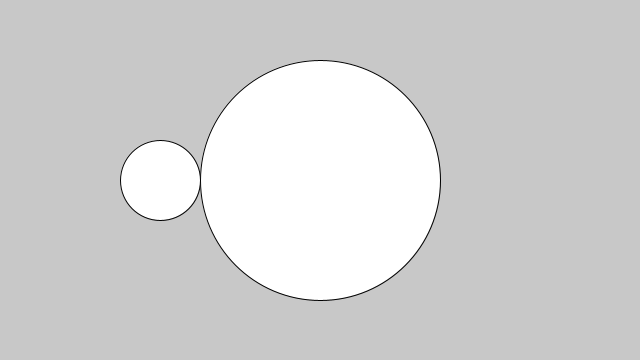
Frame 1 (no input)
Frame 60 (the mouse pressed at the canvas centre just before this capture): identical to frame 1, image omitted
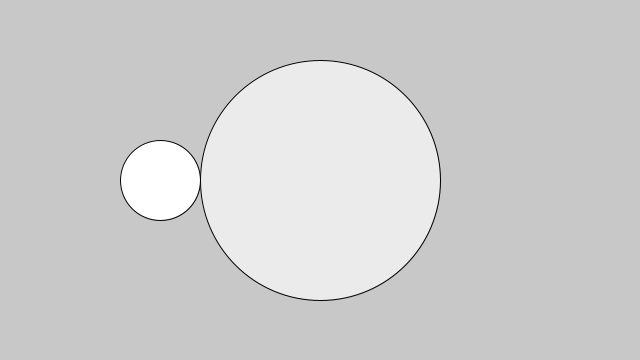
Frame 120 (the mouse held since frame 60 and released just before this capture)

The Processing sketch that drew these frames (run headless with seeded random() and noise(); from frame 60 on, the mouse is pressed at the canvas centre):

// Processing sketch: MultipleConstructors
// ── MultipleConstructors.pde
/**
 * Multiple constructors
 * 
 * A class can have multiple constructors that assign the fields in different ways. 
 * Sometimes it's beneficial to specify every aspect of an object's data by assigning 
 * parameters to the fields, but other times it might be appropriate to define only 
 * one or a few.
 */

Spot sp1, sp2;

void setup() {
  size(640, 360);
  background(204);
  //noLoop();
  // Run the constructor without parameters
  sp1 = new Spot();
  // Run the constructor with three parameters
  sp2 = new Spot(width*0.5, height*0.5, 120, 255);
}

void draw() {
  background(200);
  sp1.display();
  sp2.display();
}

void mousePressed(){
 sp2 = new Spot(mouseX, mouseY, 120, random(255)); 
}
class Spot {
  float x, y, radius, opacity;
  //boolean fill;
  
  // First version of the Spot constructor;
  // the fields are assigned default values
  Spot() {
    radius = 40;
    x = width*0.25;
    y = height*0.5;
    //fill = true;
    opacity = 255;
  }
  
  // Second version of the Spot constructor;
  // the fields are assigned with parameters
  Spot(float xpos, float ypos, float r, float o) {
    x = xpos;
    y = ypos;
    radius = r;
    //fill = b;
    opacity = o;
  }
  
  void display() {
    //if(fill==false){noFill();}
    //else{fill(255);}
    fill(255, opacity);
    ellipse(x, y, radius*2, radius*2);
  }
  
}
